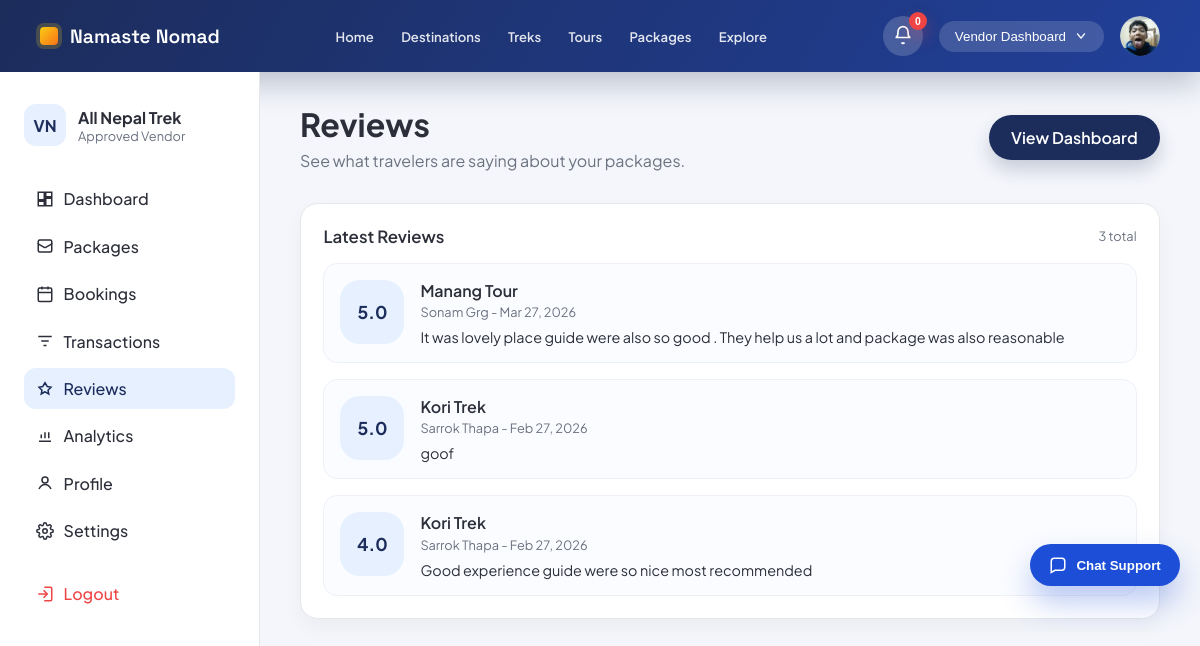
/accounts/vendor/reviews/ (signed in), run on the app's committed database.
### accounts/models.py (models this page shows, shortened)
class VendorProfile(models.Model):
    user = models.OneToOneField(User, on_delete=models.CASCADE, related_name='vendor_profile')
    business_name = models.CharField(max_length=255)
    owner_name = models.CharField(max_length=255)
    tagline = models.CharField(max_length=255, blank=True)
    website = models.URLField(blank=True)
    license_number = models.CharField(max_length=100, blank=True)
    business_address = models.TextField(blank=True)
    description = models.TextField(blank=True)
    bank_name = models.CharField(max_length=120, blank=True)
    account_number = models.CharField(max_length=120, blank=True)
    routing_number = models.CharField(max_length=120, blank=True)
    paypal_email = models.EmailField(blank=True)
    logo = models.ImageField(upload_to='vendor_logos/', blank=True, null=True)
    cover_image = models.FileField(upload_to='vendor_covers/', blank=True, null=True)
    business_license = models.FileField(upload_to='licenses/', blank=True, null=True)
    document = models.FileField(upload_to='vendor_documents/', blank=True, null=True)
    is_approved = models.BooleanField(default=False)
    is_verified = models.BooleanField(default=False)
    created_at = models.DateTimeField(auto_now_add=True)

class User(AbstractUser):
    USER_TYPE_CHOICES = (
        ('vendor', 'Vendor'),
        ('traveler', 'Traveler'),
        ('admin', 'Admin'),
    )
    user_type = models.CharField(max_length=10, choices=USER_TYPE_CHOICES)
    phone = models.CharField(max_length=20, blank=True, null=True)
    is_verified = models.BooleanField(default=False)
    wants_promotions = models.BooleanField(default=False)

### core/models.py (models this page shows, shortened)
class Review(models.Model):
    package = models.ForeignKey(Package, on_delete=models.CASCADE, related_name='reviews')
    traveler = models.ForeignKey(
        settings.AUTH_USER_MODEL,
        on_delete=models.SET_NULL,
        related_name='traveler_reviews',
        null=True,
        blank=True,
    )
    rating = models.PositiveSmallIntegerField(
        validators=[MinValueValidator(1), MaxValueValidator(5)],
    )
    comment = models.TextField(blank=True)
    created_at = models.DateTimeField(auto_now_add=True)

class Package(models.Model):
    DIFFICULTY_CHOICES = (
        ('easy', 'Easy'),
        ('moderate', 'Moderate'),
        ('challenging', 'Challenging'),
        ('expedition', 'Expedition'),
    )
    CATEGORY_TREK = 'TREK'
    CATEGORY_TOUR = 'TOUR'
    CATEGORY_CHOICES = (
        (CATEGORY_TREK, 'Trek'),
        (CATEGORY_TOUR, 'Tour'),
    )
    vendor = models.ForeignKey(
        settings.AUTH_USER_MODEL,
        on_delete=models.CASCADE,
        related_name='vendor_packages',
    )
    title = models.CharField(max_length=200)
    category = models.CharField(max_length=10, choices=CATEGORY_CHOICES, default=CATEGORY_TREK)
    location = models.CharField(max_length=120, blank=True)
    location_name = models.CharField(max_length=255, blank=True)
    latitude = models.FloatField(blank=True, null=True)
    longitude = models.FloatField(blank=True, null=True)
    description = models.TextField(blank=True)
    itinerary = models.TextField(blank=True)
    inclusions = models.TextField(blank=True)
    exclusions = models.TextField(blank=True)
    duration_days = models.PositiveSmallIntegerField(blank=True, null=True)
    difficulty = models.CharField(max_length=20, choices=DIFFICULTY_CHOICES, blank=True)
    group_size = models.PositiveSmallIntegerField(blank=True, null=True)
    available_slots = models.PositiveIntegerField(default=10)
    available_from = models.DateField(blank=True, null=True)
    available_until = models.DateField(blank=True, null=True)
    best_season = models.CharField(max_length=100, blank=True)
    image_url = models.URLField(blank=True)
    has_guide = models.BooleanField(default=False)
    includes_meals = models.BooleanField(default=False)
    includes_accommodation = models.BooleanField(default=False)
    includes_transport = models.BooleanField(default=False)
    includes_permits = models.BooleanField(default=False)
    price = models.DecimalField(
        max_digits=10,
        decimal_places=2,
        validators=[MinValueValidator(0)],
    )
    is_active = models.BooleanField(default=True)
    is_featured = models.BooleanField(default=False)
    views_count = models.PositiveIntegerField(default=0)
    created_at = models.DateTimeField(auto_now_add=True)
    @property
    def name(self):
        return self.title

### accounts/views/vendor/vendor_booking.py (the view)
# urls.py: path('vendor/reviews/', vendor_reviews, name='vendor_reviews'),
@never_cache
@login_required(login_url='vendor_login')
def vendor_reviews(request):
    if not _ensure_vendor(request):
        return redirect('vendor_login')
    vendor_profile = _get_vendor_profile(request.user)
    reviews = Review.objects.filter(package__vendor=request.user).order_by('-created_at')
    return render(request, 'accounts/vendor_reviews.html', {
        'vendor_profile': vendor_profile,
        'active_page': 'reviews',
        'reviews': reviews,
    })

### accounts/templates/accounts/vendor_reviews.html (shortened to what this page needs)
{% extends "accounts/vendor_base.html" %}
{% block content %}
<section class="page-header">
    <div>
        <h1>Reviews</h1>
        <p>See what travelers are saying about your packages.</p>
    </div>
    <a class="primary-action" href="{% url 'vendor_dashboard' %}">
        View Dashboard
    </a>
</section>
<section class="card list-card">
    <div class="card-header">
        <h3>Latest Reviews</h3>
        <span class="card-meta">{{ reviews|length }} total</span>
    </div>
    <div class="review-list">
        {% if reviews %}
            {% for review in reviews %}
                <div class="review-item">
                    <div class="review-score">{{ review.rating }}.0</div>
                    <div class="review-info">
                        <div class="review-title">{{ review.package.title }}</div>
                        <div class="review-meta">
                            {{ review.traveler.get_full_name|default:"Traveler" }} - {{ review.created_at|date:"M d, Y" }}
                        </div>
                        {% if review.comment %}
                            <div class="review-comment">{{ review.comment }}</div>
                        {% else %}
                            <div class="review-comment muted">No comment provided.</div>
                        {% endif %}
                    </div>
                </div>
            {% endfor %}
        {% else %}
            <div class="empty-state">No reviews yet.</div>
        {% endif %}
    </div>
</section>
{% endblock %}

### accounts/templates/accounts/vendor_base.html (shortened to what this page needs)
{% load static %}
<!DOCTYPE html>
<html lang="en">
<head>
    <link rel="stylesheet" href="{% static 'css/vendor_dashboard.css' %}?v=20260226b">
    <link rel="stylesheet" href="{% static 'css/support_widget.css' %}?v=20260312a">
    <link rel="stylesheet" href="{% static 'css/notifications.css' %}?v=20260313a">
</head>
<body>
    <header class="topbar">
        <a class="brand" href="{% url 'home' %}">
            <span class="brand-mark"></span>
            <span class="brand-name">Namaste Nomad</span>
        </a>
        <nav class="topbar-nav" aria-label="Public navigation">
            <a href="{% url 'home' %}" {% if request.resolver_match.url_name == 'home' %}class="active"{% endif %}>Home</a>
            <a href="#">Destinations</a>
            <a href="{% url 'package_treks' %}" {% if request.resolver_match.url_name == 'package_treks' %}class="active"{% endif %}>Treks</a>
            <a href="{% url 'package_tours' %}" {% if request.resolver_match.url_name == 'package_tours' %}class="active"{% endif %}>Tours</a>
            <a href="{% url 'package_list' %}" {% if request.resolver_match.url_name == 'package_list' %}class="active"{% endif %}>Packages</a>
            <a href="{% url 'community_feed' %}" {% if request.resolver_match.url_name == 'community_feed' %}class="active"{% endif %}>Explore</a>
        </nav>
        <div class="topbar-actions">
            {% include "accounts/includes/notification_bell.html" %}
            <button class="pill-button">
                Vendor Dashboard
                <svg width="14" height="14" viewBox="0 0 20 20" fill="none" aria-hidden="true">
                    <path d="M5 7l5 6 5-6" stroke="currentColor" stroke-width="2" stroke-linecap="round" stroke-linejoin="round"/>
                </svg>
            </button>
            <div class="avatar topbar-avatar">
                {% if vendor_profile and vendor_profile.logo %}
                    <img class="topbar-avatar-image" src="{{ vendor_profile.logo.url }}" alt="Vendor avatar">
                {% else %}
                    <img class="topbar-avatar-image" src="{% static 'images/default-avatar.svg' %}" alt="Default vendor avatar">
                {% endif %}
            </div>
        </div>
    </header>
    <div class="dashboard-shell">
        <aside class="sidebar">
            <div class="sidebar-header">
                    <div class="company">
                        <div class="company-badge">VN</div>
                        <div>
                            <div class="company-name">{{ vendor_profile.business_name|default:"Vendor HQ" }}</div>
                            <div class="company-meta">
                                {% if vendor_profile and vendor_profile.is_approved %}
                                    Approved Vendor
                                {% else %}
                                    Pending Approval
                                {% endif %}
                            </div>
                        </div>
                    </div>
                </div>
            <nav class="sidebar-nav">
                <a class="nav-item {% if active_page == 'dashboard' %}active{% endif %}" href="{% url 'vendor_dashboard' %}">
                    <span class="nav-icon">
                        <svg viewBox="0 0 24 24" fill="none" stroke="currentColor" stroke-width="2" aria-hidden="true">
                            <path d="M3 13h8V3H3v10zM13 21h8V11h-8v10zM13 3h8v6h-8V3zM3 21h8v-6H3v6z"/>
                        </svg>
                    </span>
                    Dashboard
                </a>
                <a class="nav-item {% if active_page == 'packages' %}active{% endif %}" href="{% url 'vendor_packages' %}">
                    <span class="nav-icon">
                        <svg viewBox="0 0 24 24" fill="none" stroke="currentColor" stroke-width="2" aria-hidden="true">
                            <path d="M21 8a2 2 0 0 1-1 1.73l-7 4a2 2 0 0 1-2 0l-7-4A2 2 0 0 1 3 8"/>
                            <path d="M3 8V6a2 2 0 0 1 2-2h14a2 2 0 0 1 2 2v2"/>
                            <path d="M3 8v10a2 2 0 0 0 2 2h14a2 2 0 0 0 2-2V8"/>
                        </svg>
                    </span>
                    Packages
                </a>
                <a class="nav-item {% if active_page == 'bookings' %}active{% endif %}" href="{% url 'vendor_bookings' %}">
                    <span class="nav-icon">
                        <svg viewBox="0 0 24 24" fill="none" stroke="currentColor" stroke-width="2" aria-hidden="true">
                            <rect x="3" y="4" width="18" height="18" rx="2"/>
                            <path d="M16 2v4M8 2v4M3 10h18"/>
                        </svg>
                    </span>
                    Bookings
                </a>
                <a class="nav-item {% if active_page == 'transactions' %}active{% endif %}" href="{% url 'vendor_transactions' %}">
                    <span class="nav-icon">
                        <svg viewBox="0 0 24 24" fill="none" stroke="currentColor" stroke-width="2" aria-hidden="true">
                            <path d="M3 6h18"/>
                            <path d="M7 12h10"/>
                            <path d="M10 18h4"/>
                        </svg>
                    </span>
                    Transactions
                </a>
                <a class="nav-item {% if active_page == 'reviews' %}active{% endif %}" href="{% url 'vendor_reviews' %}">
                    <span class="nav-icon">
                        <svg viewBox="0 0 24 24" fill="none" stroke="currentColor" stroke-width="2" aria-hidden="true">
                            <path d="M12 17l-5 3 1-5-4-4 5-1 3-5 3 5 5 1-4 4 1 5-5-3z"/>
                        </svg>
                    </span>
                    Reviews
                </a>
                <a class="nav-item {% if active_page == 'analytics' %}active{% endif %}" href="{% url 'vendor_analytics' %}">
                    <span class="nav-icon">
                        <svg viewBox="0 0 24 24" fill="none" stroke="currentColor" stroke-width="2" aria-hidden="true">
                            <path d="M4 19h16"/>
                            <path d="M7 15v-5"/>
                            <path d="M12 15V7"/>
                            <path d="M17 15v-8"/>
                        </svg>
                    </span>
                    Analytics
                </a>
                <a class="nav-item {% if active_page == 'profile' %}active{% endif %}" href="{% url 'vendor_profile' %}">
                    <span class="nav-icon">
                        <svg viewBox="0 0 24 24" fill="none" stroke="currentColor" stroke-width="2" aria-hidden="true">
                            <circle cx="12" cy="8" r="4"/>
                            <path d="M4 20c2-4 6-6 8-6s6 2 8 6"/>
                        </svg>
                    </span>
                    Profile
                </a>
                <a class="nav-item {% if active_page == 'settings' %}active{% endif %}" href="{% url 'vendor_settings' %}">
                    <span class="nav-icon">
                    </span>
                    Settings
                </a>
                <a class="nav-item logout" href="{% url 'logout' %}">
                    <span class="nav-icon">
                        <svg viewBox="0 0 24 24" fill="none" stroke="currentColor" stroke-width="2" aria-hidden="true">
                            <path d="M10 17l5-5-5-5"/>
                            <path d="M15 12H3"/>
                            <path d="M11 3h8a2 2 0 0 1 2 2v14a2 2 0 0 1-2 2h-8"/>
                        </svg>
                    </span>
                    Logout
                </a>
            </nav>
        </aside>
        <main class="dashboard-main">
            {% block content %}{% endblock %}
        </main>
    </div>
    {% include "accounts/includes/support_widget.html" %}
</body>
</html>

### data on the page
VendorProfile: logo (picture), business_name "All Nepal Trek"
Review: rating "5", package "Manang Tour", traveler.get_full_name "Sonam Grg", created_at "Mar 27, 2026", comment "It was lovely place guide were also so good . They help us a lot and package was also reasonable"
Review: rating "5", package "Kori Trek", traveler.get_full_name "Sarrok Thapa", created_at "Feb 27, 2026", comment "goof"
Review: rating "4", package "Kori Trek", traveler.get_full_name "Sarrok Thapa", created_at "Feb 27, 2026", comment "Good experience guide were so nice most recommended"

### other printed values
{{ notifications_unread_count|default:0 }} "0"
{{ reviews|length }} "3"
